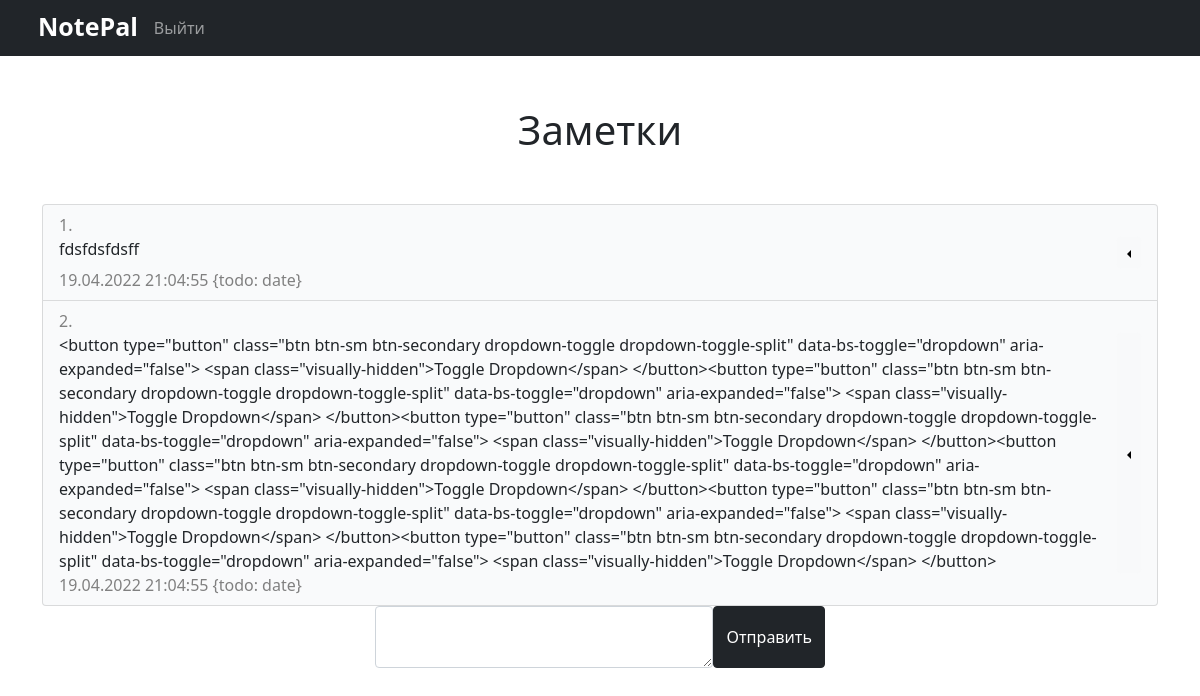
The app's page / (signed in) with its own data.
### website/models.py (models this page shows)
class Note(db.Model):
    id = db.Column(db.Integer, primary_key=True)
    text = db.Column(db.String(10000))
    date = db.Column(db.DateTime(timezone=True), default=func.now())
    user_id = db.Column(db.Integer, db.ForeignKey("user.id"))

### website/views.py (the view, shortened to what this page needs)
@views.route("/", methods=["GET", "POST"])
def index():
    return render_template("index.html", user=current_user)

### website/__init__.py (called while the page is built)
def create_app():
    app = Flask(__name__)
    app.config['SECRET_KEY'] = "x7qkW}q}crHNxkc8/WJ34b8bWZYPpPWP%_C<QkL"
    app.config["SQLALCHEMY_DATABASE_URI"] = f"sqlite:///{DB_NAME}"
    db.init_app(app)
    app.config['SQLALCHEMY_TRACK_MODIFICATIONS'] = False
    from .views import views
    from .auth import auth
    app.register_blueprint(views, url_prefix='/')
    app.register_blueprint(auth, url_prefix='/')
    create_database(app)
    from . import models
    login_manager = LoginManager()
    login_manager.login_view = "auth.login"
    login_manager.init_app(app)
    @login_manager.user_loader
    def load_user(id):
        return models.User.query.get(int(id))
    return app

### website/templates/index.html (shortened to what this page needs)
{% extends "base.html"%}
{% block content %}
<h1 style="text-align: center; margin: 50px;">Заметки</h1>
<ol class="list-group list-group-numbered" id="notes">
    {% for note in user.notes %}
    <li id="note-id{{note.id}}" class="list-group-item" style="background-color: #f9fafb;">
        <div class="clearfix" style="display: flex;" >
            <span class="float-start" style="width: 100%;">{{ note.text }}</span>
            <br>
            <div class="btn-group dropstart float-end">
                <button type="button" class="btn btn-sm btn-light dropdown-toggle dropdown-toggle-split" data-bs-toggle="dropdown" aria-expanded="false"></button>
            </div>
        </div>
        <div style="color:gray;">
            <span>19.04.2022 21:04:55 {todo: date}</span>
        </div>
    </li>
    {% endfor %}
</ol>
<form method="POST" style="width: 450px; margin-inline: auto;">
    <div style="text-align: center; display: flex;">
        <textarea style="max-height: 600px; min-height: 38px;" name="note" id="note" class="form-control"></textarea>
        <button type="submit" class="btn btn-dark">Отправить</button>
    </div>
</form>
{% endblock %}

### website/templates/base.html (shortened to what this page needs)
<!DOCTYPE html>
<html lang="ru">
<head>
    <link href="https://cdn.jsdelivr.net/npm/bootstrap@5.1.3/dist/css/bootstrap.min.css" rel="stylesheet">
</head>
<body>
    <nav class="navbar navbar-expand-lg navbar-dark bg-dark">
        <div class="collapse navbar-collapse" id="navbar">
            <div class="container navbar-nav">
                <a style="font-size: 25px; line-height: 0.8; color: white; font-weight: bold;" class="nav-item nav-link" id="home" href="/">NotePal</a>
                {% if user.is_authenticated %}
                <a class="nav-item nav-link" id="logout" href="/logout">Выйти</a>
                {% else %}
                <a class="nav-item nav-link" id="login" href="/login">Войти</a>
                <a class="nav-item nav-link" id="register" href="/register">Зарегистрироваться</a>
                {% endif %}
            </div>
        </div>
    </nav>
    <div class="container">
        {% block content %}
        {% endblock %}
    </div>
</body>
</html>

### website/templates/index.html (style rules this page uses)
.list-group-numbered li::before { color:gray; }

### records on screen
Note: text "fdsfdsfdsff"
Note: text "<button type=\"button\" class=\"btn btn-sm btn-secondary dropdown-toggle dropdown-toggle-split\" data-bs-toggle=\"dropdown\" aria-expanded=\"false\"> <span class=\"visually-hidden\">Toggle Dropdown</span> </button><button type=\"button\" class=\"btn btn-sm btn-secondary dropdown-toggle dropdown-toggle-split\" data-bs-toggle=\"dropdown\" aria-expanded=\"false\"> <span class=\"visually-hidden\">Toggle Dropdown</span> </button><button type=\"button\" class=\"btn btn-sm btn-secondary dropdown-toggle dropdown-toggle-split\" data-bs-toggle=\"dropdown\" aria-expanded=\"false\"> <span class=\"visually-hidden\">Toggle Dropdown</span> </button><button type=\"button\" class=\"btn btn-sm btn-secondary dropdown-toggle…"
